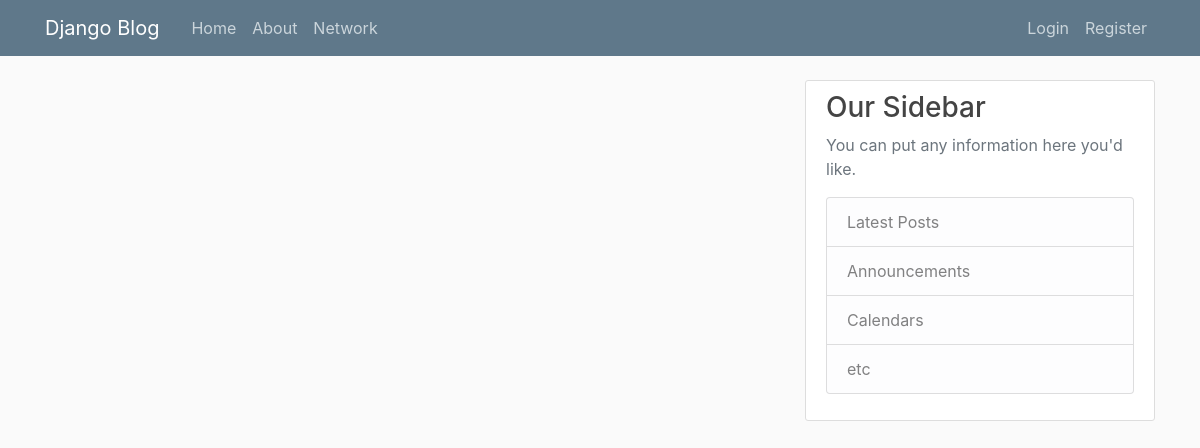
Page /network/ on the earlier database version.
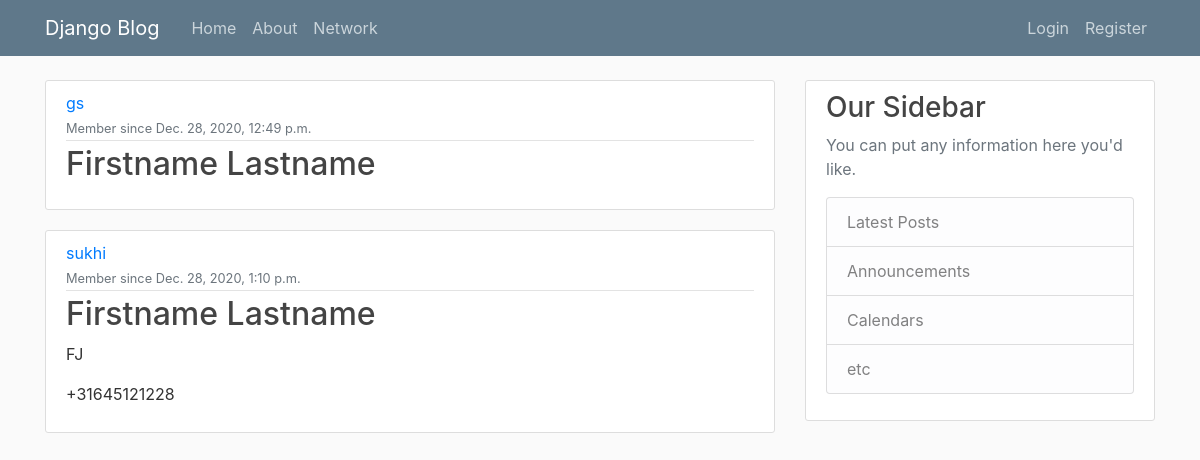
Same page on the later database version.
### network/models.py (models this page shows, shortened)
class Network(models.Model):
    country = CountryField()
    phone_number = PhoneNumberField()
    date_joined = models.DateTimeField(default=timezone.now)
    user_id = models.OneToOneField(to=User, on_delete=models.CASCADE)  # Delete a user deletes the record

### network/views.py (the view)
# urls.py: path('', views.home, name='blog-home'),
def home(request):
    context = {
        'network': Network.objects.all()
    }
    return render(request=request, template_name='network/home.html', context=context)

### network/templates/network/home.html
{% extends "network/base.html"%}
{% block content %}
{% for member in network %}
<article class="media content-section">
    <div class="media-body">
        <div class="article-metadata">
            <a class="mr-2" href="#">{{ member.user_id }}</a>
            <div class="contact-card-heading-date">
                <small class="text-muted">Member since {{member.date_joined }}</small>
            </div>
        </div>
        <h2><a class="article-title" href="#">Firstname Lastname</a></h2>
        <p class="article-content">{{ member.country}}</p>
        <p class="article-content">{{ member.phone_number}}</p>
    </div>
</article>
{% endfor %}
{% endblock content %}

Differences in the rows shown:
added Network: user_id "gs", date_joined "Dec. 28, 2020, 12:49 p.m."
added Network: user_id "sukhi", date_joined "Dec. 28, 2020, 1:10 p.m.", country "FJ", phone_number "+31645121228"
